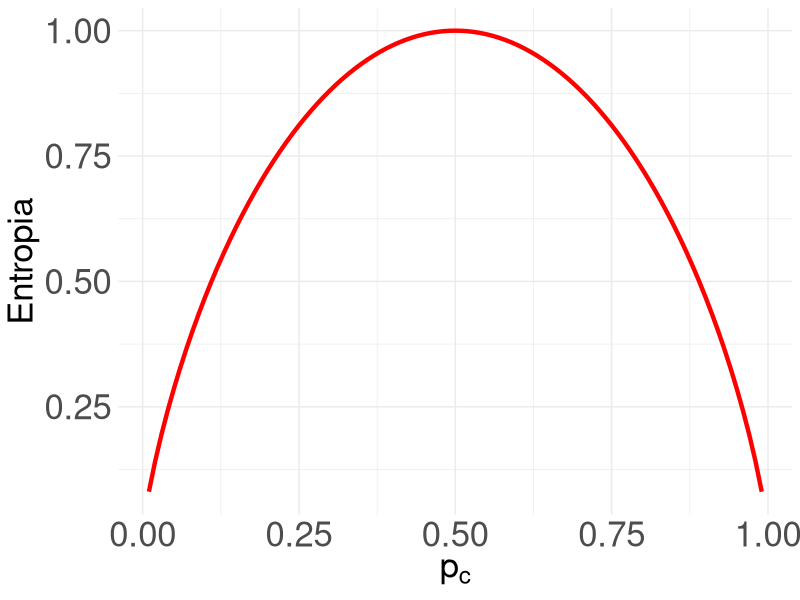

This figure's R source:
## ---- chunk 1
#| echo: false
#| warning: false
#| error: false
#| fig-align: center

# Carregue o pacote ggplot2
library(ggplot2)

# Crie um data frame com valores de x e a entropia correspondente
data <- data.frame(x = seq(0.01, 0.99, by = 0.01),
                   entropy = -seq(0.01, 0.99, by = 0.01) * log2(seq(0.01, 0.99, by = 0.01))
                             - (1 - seq(0.01, 0.99, by = 0.01)) * log2(1 - seq(0.01, 0.99, by = 0.01)))

ggplot(data, aes(x = x, y = entropy)) +
  geom_line(color = "red", size = 1.5) +
  labs(x = expression(p[c]), y = "Entropia") +
  theme_minimal() +
  theme(axis.text = element_text(size = 25),  # Ajuste o tamanho do texto do eixo
        axis.title = element_text(size = 25))  # Ajuste o tamanho do título do eixo
